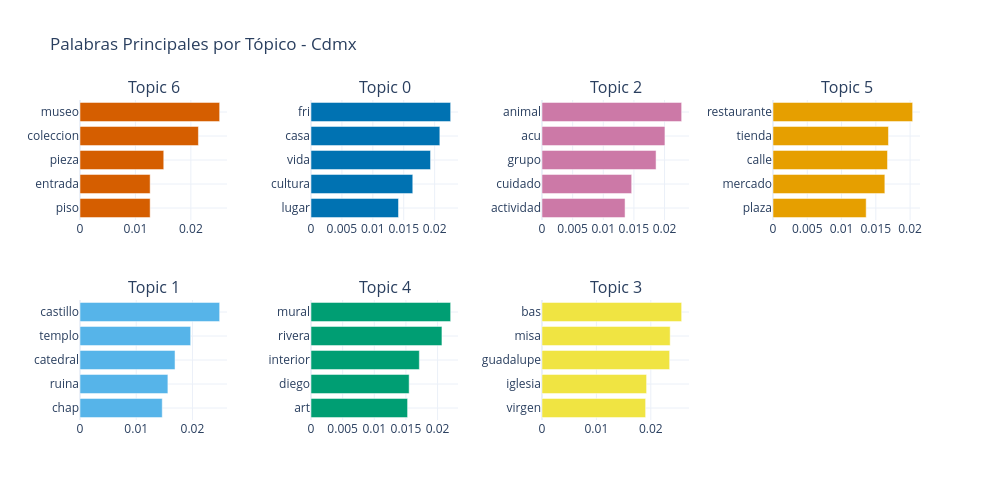
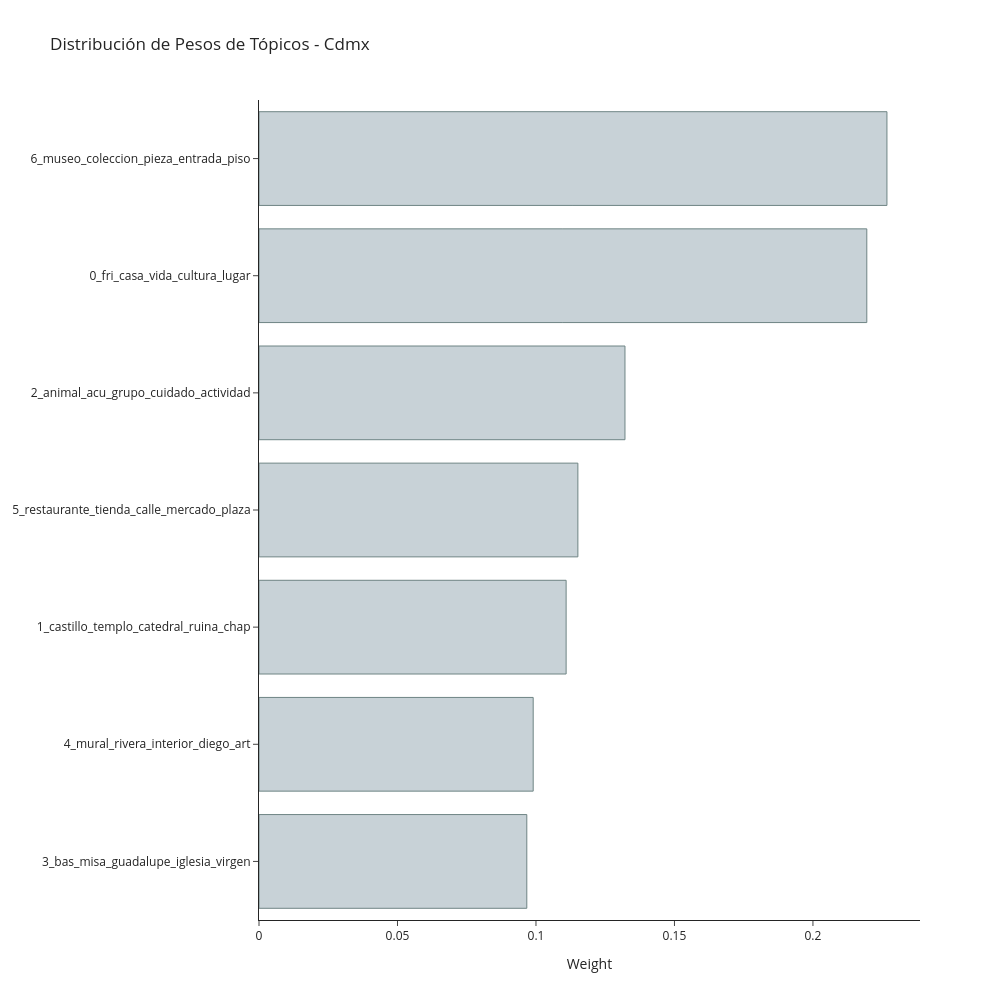
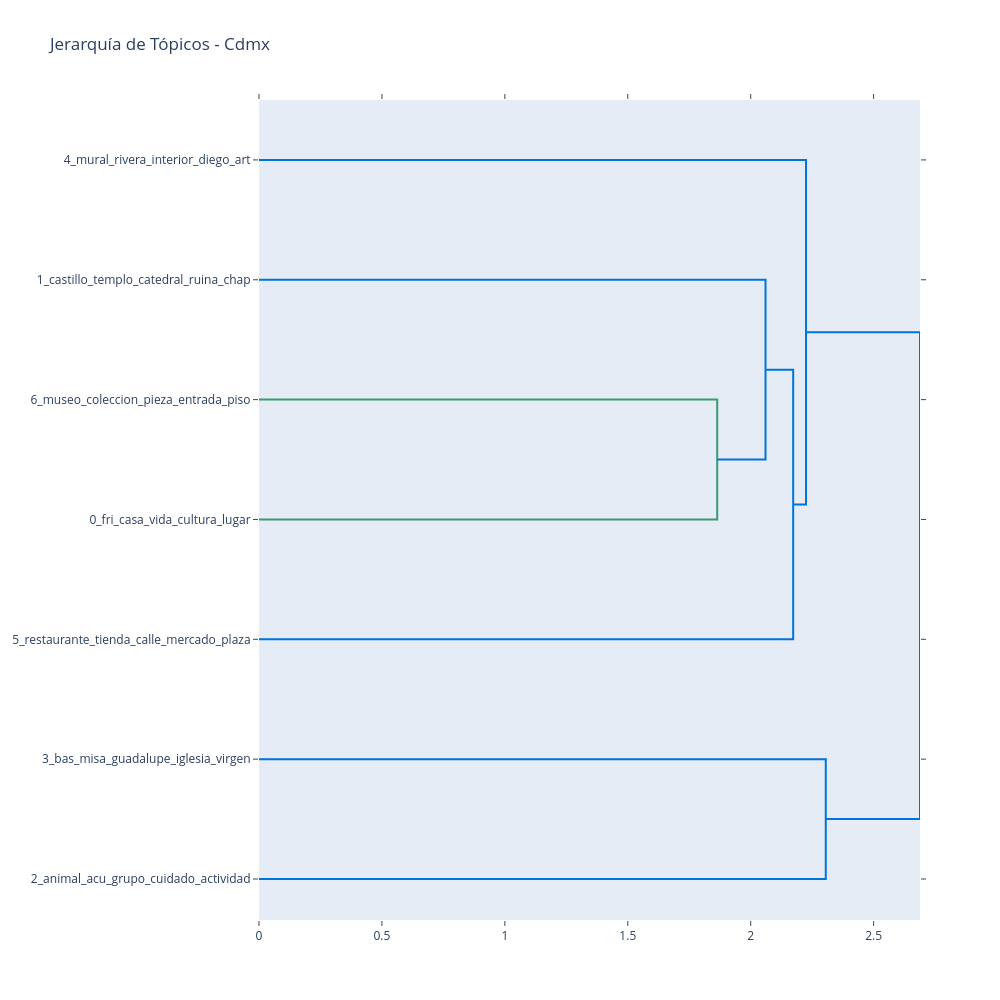

The cell these charts' notebook holds for them, in order:
### Code cell
# ===== VISUALIZACIONES ESPECÍFICAS DE FASTOPIC =====

# Generar visualización de tópicos
fig_topics = topic_model.visualize_topic(top_n=min(8, len(topic_info)))
fig_topics.update_layout(title=f"Palabras Principales por Tópico - {CIUDAD_ANALIZAR}")
fig_topics.show()

# Generar visualización de pesos de tópicos
fig_weights = topic_model.visualize_topic_weights(top_n=min(10, len(topic_info)))
fig_weights.update_layout(title=f"Distribución de Pesos de Tópicos - {CIUDAD_ANALIZAR}")
fig_weights.show()

# Generar jerarquía de tópicos si hay suficientes
if len(topic_info) >= 3:
    fig_hierarchy = topic_model.visualize_topic_hierarchy()
    fig_hierarchy.update_layout(title=f"Jerarquía de Tópicos - {CIUDAD_ANALIZAR}")
    fig_hierarchy.show()

print(f"\n📋 Resumen del modelado FASTopic:")
print(f"✅ Textos analizados: {len(texts)}")
print(f"🎯 Tópicos encontrados: {len(topic_info)}")
print(f"⏱️ Tiempo de entrenamiento: {tiempo_entrenamiento:.2f}s")
print(f"📊 Probabilidad promedio: {df_con_topicos['Probabilidad_Topico'].mean():.3f}")
print(f"📈 Distribución:")
for i, (topico, count) in enumerate(topico_counts.head(5).items()):
    print(f"   {i+1}. {topico}: {count} opiniones ({count/len(df_con_topicos)*100:.1f}%)")

### Figure 1 — Plotly figure (JSON) as saved in the notebook; plotly's stock layout.template omitted (floating-point values rounded to 4 significant figures)
{"data": [{"marker": {"color": "#D55E00"}, "orientation": "h", "type": "bar", "x": [0.01266, 0.01266, 0.01511, 0.02136, 0.0252], "xaxis": "x", "y": ["piso", "entrada", "pieza", "coleccion", "museo"], "yaxis": "y"}, {"marker": {"color": "#0072B2"}, "orientation": "h", "type": "bar", "x": [0.01415, 0.01646, 0.01934, 0.02084, 0.02259], "xaxis": "x2", "y": ["lugar", "cultura", "vida", "casa", "fri"], "yaxis": "y2"}, {"marker": {"color": "#CC79A7"}, "orientation": "h", "type": "bar", "x": [0.01355, 0.01464, 0.01862, 0.02006, 0.02279], "xaxis": "x3", "y": ["actividad", "cuidado", "grupo", "acu", "animal"], "yaxis": "y3"}, {"marker": {"color": "#E69F00"}, "orientation": "h", "type": "bar", "x": [0.01359, 0.01632, 0.0167, 0.01685, 0.02037], "xaxis": "x4", "y": ["plaza", "mercado", "calle", "tienda", "restaurante"], "yaxis": "y4"}, {"marker": {"color": "#56B4E9"}, "orientation": "h", "type": "bar", "x": [0.01463, 0.01563, 0.0169, 0.01969, 0.02484], "xaxis": "x5", "y": ["chap", "ruina", "catedral", "templo", "castillo"], "yaxis": "y5"}, {"marker": {"color": "#009E73"}, "orientation": "h", "type": "bar", "x": [0.01526, 0.01551, 0.01712, 0.02069, 0.02207], "xaxis": "x6", "y": ["art", "diego", "interior", "rivera", "mural"], "yaxis": "y6"}, {"marker": {"color": "#F0E442"}, "orientation": "h", "type": "bar", "x": [0.01905, 0.01923, 0.02346, 0.02356, 0.02567], "xaxis": "x7", "y": ["virgen", "iglesia", "guadalupe", "misa", "bas"], "yaxis": "y7"}], "layout": {"annotations": [{"font": {"size": 16}, "showarrow": false, "text": "Topic 6", "x": 0.0875, "xanchor": "center", "xref": "paper", "y": 1, "yanchor": "bottom", "yref": "paper"}, {"font": {"size": 16}, "showarrow": false, "text": "Topic 0", "x": 0.3625, "xanchor": "center", "xref": "paper", "y": 1, "yanchor": "bottom", "yref": "paper"}, {"font": {"size": 16}, "showarrow": false, "text": "Topic 2", "x": 0.6375, "xanchor": "center", "xref": "paper", "y": 1, "yanchor": "bottom", "yref": "paper"}, {"font": {"size": 16}, "showarrow": false, "text": "Topic 5", "x": 0.9125, "xanchor": "center", "xref": "paper", "y": 1, "yanchor": "bottom", "yref": "paper"}, {"font": {"size": 16}, "showarrow": false, "text": "Topic 1", "x": 0.0875, "xanchor": "center", "xref": "paper", "y": 0.375, "yanchor": "bottom", "yref": "paper"}, {"font": {"size": 16}, "showarrow": false, "text": "Topic 4", "x": 0.3625, "xanchor": "center", "xref": "paper", "y": 0.375, "yanchor": "bottom", "yref": "paper"}, {"font": {"size": 16}, "showarrow": false, "text": "Topic 3", "x": 0.6375, "xanchor": "center", "xref": "paper", "y": 0.375, "yanchor": "bottom", "yref": "paper"}], "height": 500, "hoverlabel": {"bgcolor": "white", "font": {"family": "Rockwell", "size": 16}}, "showlegend": false, "title": {"text": "Palabras Principales por Tópico - Cdmx"}, "width": 1000, "xaxis": {"anchor": "y", "domain": [0, 0.175], "showgrid": true}, "xaxis2": {"anchor": "y2", "domain": [0.275, 0.45], "showgrid": true}, "xaxis3": {"anchor": "y3", "domain": [0.55, 0.725], "showgrid": true}, "xaxis4": {"anchor": "y4", "domain": [0.825, 1], "showgrid": true}, "xaxis5": {"anchor": "y5", "domain": [0, 0.175], "showgrid": true}, "xaxis6": {"anchor": "y6", "domain": [0.275, 0.45], "showgrid": true}, "xaxis7": {"anchor": "y7", "domain": [0.55, 0.725], "showgrid": true}, "xaxis8": {"anchor": "y8", "domain": [0.825, 1], "showgrid": true}, "yaxis": {"anchor": "x", "domain": [0.625, 1], "showgrid": true}, "yaxis2": {"anchor": "x2", "domain": [0.625, 1], "showgrid": true}, "yaxis3": {"anchor": "x3", "domain": [0.625, 1], "showgrid": true}, "yaxis4": {"anchor": "x4", "domain": [0.625, 1], "showgrid": true}, "yaxis5": {"anchor": "x5", "domain": [0, 0.375], "showgrid": true}, "yaxis6": {"anchor": "x6", "domain": [0, 0.375], "showgrid": true}, "yaxis7": {"anchor": "x7", "domain": [0, 0.375], "showgrid": true}, "yaxis8": {"anchor": "x8", "domain": [0, 0.375], "showgrid": true}}}

### Figure 2 — Plotly figure (JSON) as saved in the notebook; plotly's stock layout.template omitted (floating-point values rounded to 4 significant figures)
{"data": [{"marker": {"color": "#C8D2D7", "line": {"color": "#6E8484", "width": 1}}, "orientation": "h", "type": "bar", "x": [0.09669, 0.099, 0.1109, 0.1151, 0.1321, 0.2194, 0.2267], "y": ["3_bas_misa_guadalupe_iglesia_virgen", "4_mural_rivera_interior_diego_art", "1_castillo_templo_catedral_ruina_chap", "5_restaurante_tienda_calle_mercado_plaza", "2_animal_acu_grupo_cuidado_actividad", "0_fri_casa_vida_cultura_lugar", "6_museo_coleccion_pieza_entrada_piso"]}], "layout": {"height": 1000, "hoverlabel": {"bgcolor": "white", "font": {"family": "Rockwell", "size": 16}}, "title": {"text": "Distribución de Pesos de Tópicos - Cdmx"}, "width": 1000, "xaxis": {"title": {"text": "Weight"}}}}

### Figure 3 — Plotly figure (JSON) as saved in the notebook; plotly's stock layout.template omitted (floating-point values rounded to 4 significant figures)
{"data": [{"hoverinfo": "text", "marker": {"color": "rgb(61,153,112)"}, "mode": "lines", "type": "scatter", "x": [0.0, 1.864, 1.864, 0.0], "xaxis": "x", "y": [-25.0, -25.0, -35.0, -35.0], "yaxis": "y"}, {"hoverinfo": "text", "marker": {"color": "rgb(0,116,217)"}, "mode": "lines", "type": "scatter", "x": [0.0, 2.06, 2.06, 1.864], "xaxis": "x", "y": [-15.0, -15.0, -30.0, -30.0], "yaxis": "y"}, {"hoverinfo": "text", "marker": {"color": "rgb(0,116,217)"}, "mode": "lines", "type": "scatter", "x": [2.06, 2.173, 2.173, 0.0], "xaxis": "x", "y": [-22.5, -22.5, -45.0, -45.0], "yaxis": "y"}, {"hoverinfo": "text", "marker": {"color": "rgb(0,116,217)"}, "mode": "lines", "type": "scatter", "x": [0.0, 2.225, 2.225, 2.173], "xaxis": "x", "y": [-5.0, -5.0, -33.75, -33.75], "yaxis": "y"}, {"hoverinfo": "text", "marker": {"color": "rgb(0,116,217)"}, "mode": "lines", "type": "scatter", "x": [0.0, 2.305, 2.305, 0.0], "xaxis": "x", "y": [-55.0, -55.0, -65.0, -65.0], "yaxis": "y"}, {"hoverinfo": "text", "marker": {"color": "rgb(0,116,217)"}, "mode": "lines", "type": "scatter", "x": [2.225, 2.689, 2.689, 2.305], "xaxis": "x", "y": [-19.38, -19.38, -60.0, -60.0], "yaxis": "y"}], "layout": {"autosize": false, "height": 1000, "hovermode": "closest", "showlegend": false, "title": {"text": "Jerarquía de Tópicos - Cdmx"}, "width": 1000, "xaxis": {"mirror": "allticks", "rangemode": "tozero", "showgrid": false, "showline": true, "showticklabels": true, "ticks": "outside", "type": "linear", "zeroline": false}, "yaxis": {"mirror": "allticks", "rangemode": "tozero", "showgrid": false, "showline": true, "showticklabels": true, "tickmode": "array", "ticks": "outside", "ticktext": ["4_mural_rivera_interior_diego_art", "1_castillo_templo_catedral_ruina_chap", "6_museo_coleccion_pieza_entrada_piso", "0_fri_casa_vida_cultura_lugar", "5_restaurante_tienda_calle_mercado_plaza", "3_bas_misa_guadalupe_iglesia_virgen", "2_animal_acu_grupo_cuidado_actividad"], "tickvals": [-5, -15, -25, -35, -45, -55, -65], "type": "linear", "zeroline": false}}}
